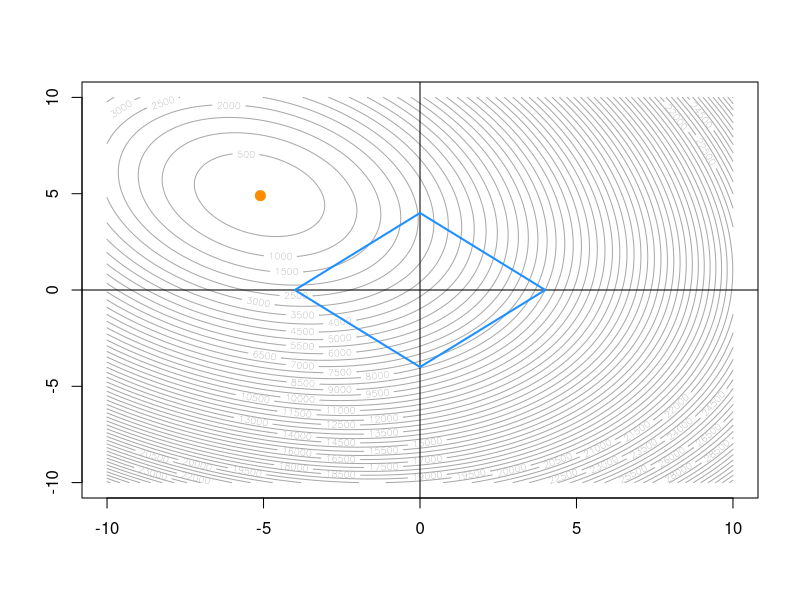
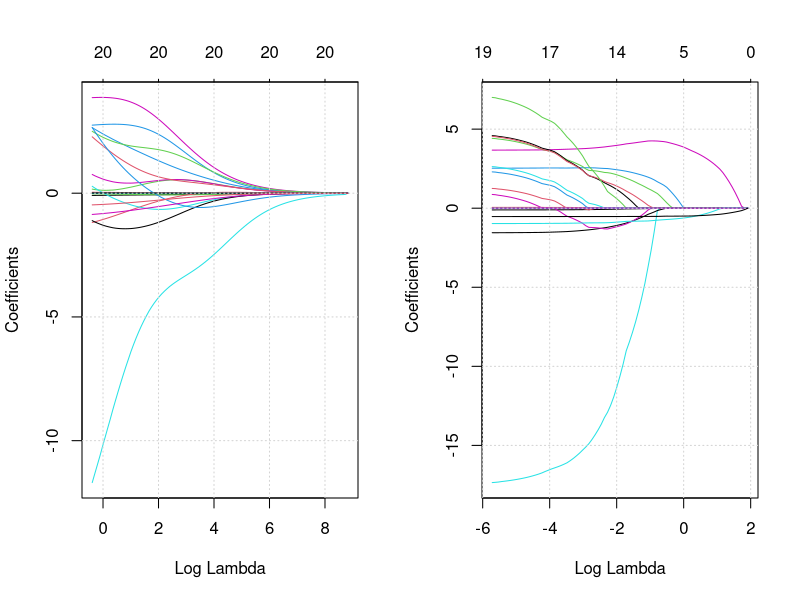
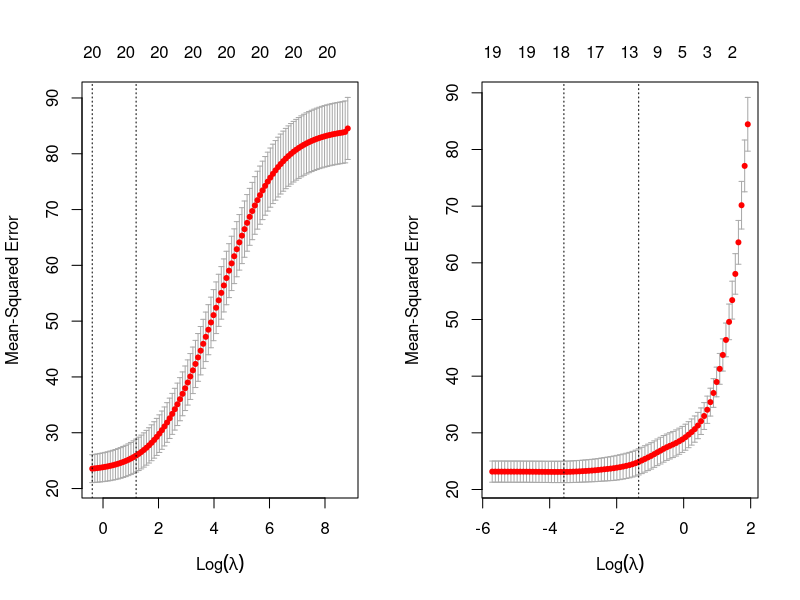
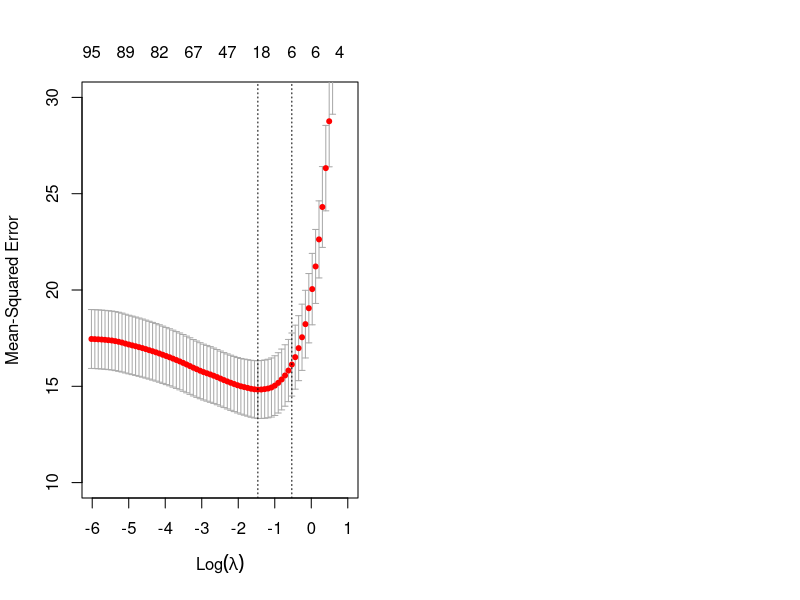

Here is the R script that generated these plots, in order:
## ---- chunk 1
knitr::opts_chunk$set(cache = TRUE, autodep = TRUE, fig.align = "center")
## ---- chunk 2
library("glmnet")
## ---- chunk 3
# this is a bad function name
dgp = function(sample_size = 25) {
  x = runif(n = sample_size)
  y = 0 + 5 * x + rnorm(n = sample_size)
  data.frame(x, y)
}
## ---- chunk 4
# maybe write a function for each
beta_ls = replicate(n = 1000, coef(lm(y ~ 0 + x, data = dgp()))["x"])
beta_05 = replicate(n = 1000, min(coef(lm(y ~ 0 + x, data = dgp()))["x"], 5))
beta_04 = replicate(n = 1000, min(coef(lm(y ~ 0 + x, data = dgp()))["x"], 4))
## ---- chunk 5
# add MSE, add names, make tibble
c(mean(beta_ls) - 5, sd(beta_ls))
c(mean(beta_05) - 5, sd(beta_05))
c(mean(beta_04) - 5, sd(beta_04))
## ---- chunk 6
dgp = function(sample_size = 25) {
  x = runif(n = sample_size)
  y = -2 + 5 * x + rnorm(n = sample_size)
  data.frame(x, y)
}
## ---- chunk 7
asdf = dgp()
predict(lm(y ~ x, data = asdf))

asdf$x = scale(asdf$x)
predict(lm(y ~ x, data = asdf))
## ---- chunk 8
gen_linear_data = function() {
  x1 = rnorm(100)
  x2 = rnorm(100)
  y = 0 + -5 * x1 + 5 * x2 + rnorm(100)
  data.frame(x1, x2, y)
}
## ---- chunk 9
data = gen_linear_data()
beta = expand.grid(beta_1 = seq(-10, 10, 0.1),
                   beta_2 = seq(-10, 10, 0.1))
beta_error = rep(0, dim(beta)[1])
for (i in 1:dim(beta)[1]){
  beta_error[i] = with(data, sum((y - (beta$beta_1[i] * x1 + beta$beta_2[i] * x2)) ^ 2 ))
}
## ---- chunk 10
# TODO: make this into a function
# TODO: add ridge constraint
contour(x = seq(-10, 10, 0.1), 
        y = seq(-10, 10, 0.1), 
        z = matrix(beta_error, 
                   nrow = length(seq(-10, 10, 0.1)),
                   ncol = length(seq(-10, 10, 0.1))),
        nlevels = 50,
        col = "darkgrey"
)

abline(h = 0)
abline(v = 0)
a = 4
segments(0, a, a, 0, col = "dodgerblue", lwd = 2)
segments(0, -a, a, 0, col = "dodgerblue", lwd = 2)
segments(-a, 0, 0, a, col = "dodgerblue", lwd = 2)
segments(-a, 0, 0, -a, col = "dodgerblue", lwd = 2)
points(beta[which.min(beta_error), ], col = "darkorange", pch = 20, cex = 2)
## ---- chunk 11
bstn = MASS::Boston

bstn$chas = factor(bstn$chas)
bstn$rad = factor(bstn$rad)

levels(bstn$chas)
levels(bstn$rad)
## ---- chunk 12
lm(medv ~ ., data = bstn)
## ---- chunk 13
model.matrix(lm(medv ~ ., data = bstn))
## ---- chunk 14
bstn_x = model.matrix(lm(medv ~ ., data = bstn))
bstn_y = bstn$medv
## ---- chunk 15
coef(lm.fit(x = bstn_x, y = bstn_y))
## ---- chunk 16
bstn_x = model.matrix(lm(medv ~ ., data = bstn))[, -1]
bstn_y = bstn$medv
## ---- chunk 17
par(mfrow = c(1, 2))
plot(glmnet(x = bstn_x, y = bstn_y, alpha = 0), xvar = "lambda")
grid()
plot(glmnet(x = bstn_x, y = bstn_y, alpha = 1), xvar = "lambda")
grid()
## ---- chunk 18
par(mfrow = c(1, 2))
plot(cv.glmnet(x = bstn_x, y = bstn_y, alpha = 0))
plot(cv.glmnet(x = bstn_x, y = bstn_y, alpha = 1))
## ---- chunk 19
bstn_ridge = cv.glmnet(x = bstn_x, y = bstn_y, alpha = 0)
bstn_lasso = cv.glmnet(x = bstn_x, y = bstn_y, alpha = 1)
## ---- chunk 20
library(broom)
## ---- chunk 21
tidy(bstn_lasso)
glance(bstn_lasso)
## ---- chunk 22
predict(bstn_lasso, newx = bstn_x[1:10,], type = "link")
## ---- chunk 23
predict(bstn_lasso, newx = bstn_x[1:10,], type = "response")
## ---- chunk 24
predict(bstn_lasso, type = "coefficients", s=c("lambda.1se","lambda.min"))
## ---- chunk 25
predict(bstn_lasso, type = "nonzero")
## ---- chunk 26
diag(100)
## ---- chunk 27
p = 100
A = matrix(runif(p ^ 2) * 2 - 1, ncol = p)
Sigma = t(A) %*% A
sample_size = 500
X = MASS::mvrnorm(n = sample_size, mu = rep(0, p), Sigma = Sigma)
beta = ifelse(sample(c(0, 0, 0, 0, 0, 0, 0, 0, 0, 0, 0, 0, 1), size = p, replace = TRUE), runif(n = p, -1, 1), 0) * 2
y = X %*% beta + rnorm(n = sample_size, sd = 4)
fit = glmnet::cv.glmnet(x = X, y = y, alpha = 1)
sqrt(min(fit$cvm))
## ---- chunk 28
plot(fit, xlim = c(-6, 1), ylim = c(10, 30))
## ---- chunk 29
# type.measure = "class"
